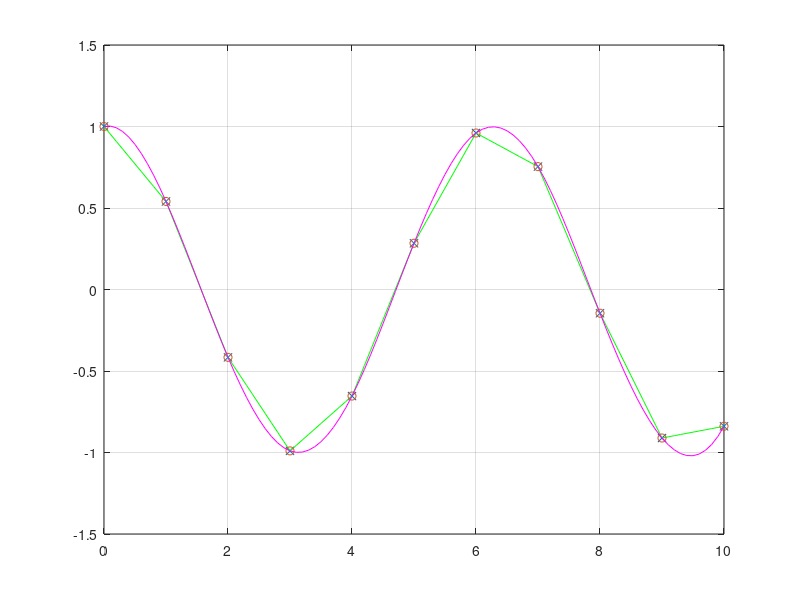

Reproduce this figure in MATLAB.
x=0:10;
y=cos(x);
xi=0:0.1:10;
yi=interp1(x,y,xi);
plot(x,y,'x',xi,yi,'g'),hold on
yi=interp1(x,y,xi,'spline');
plot(x,y,'o',xi,yi,'m'),grid,hold off
